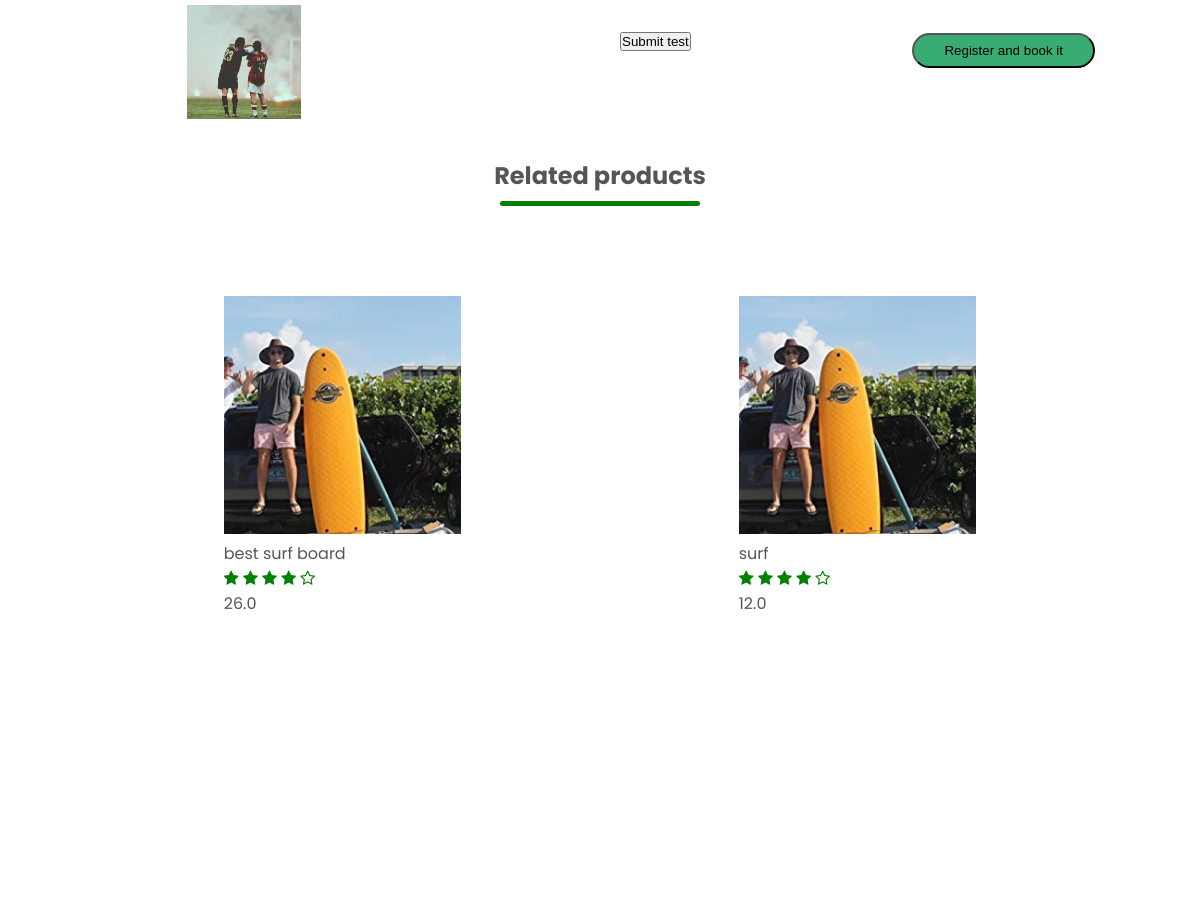
Before: /item/1/ (middle part) with the older database file.
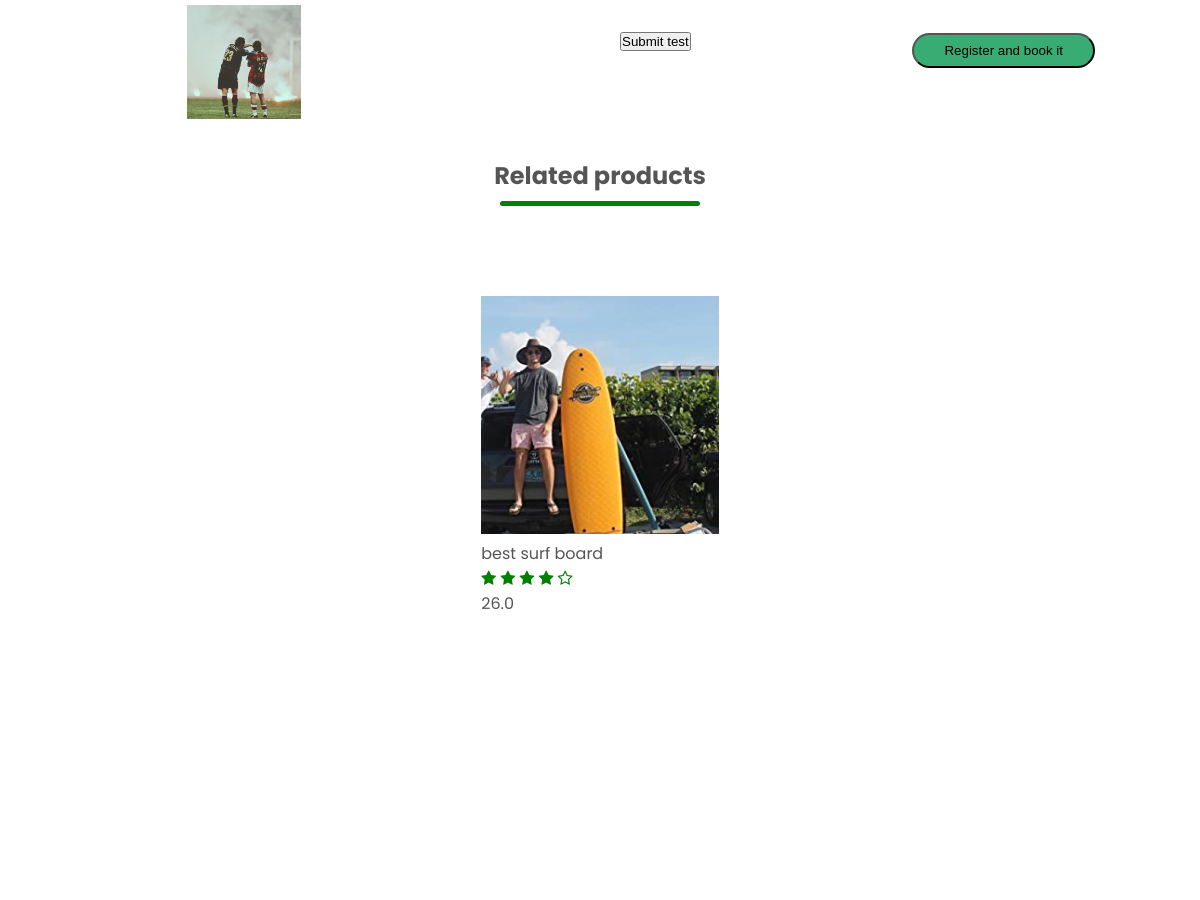
After: the same page with the newer database file.
### ecommerce/models.py (models this page shows, shortened)
class Product(models.Model):
    CATEGORY = (
                ('Sport-Outdoor', 'Sport & Outdoor'),
                ('Drones-cameras', 'Drones & cameras'),
                ('Electronics', 'Electronics'),
                ('Home-appliances', 'Home appliances'),
                ('Musical-equipments', 'Musical equipments'),
                ('Accessories','Accessories'),
                )
    customer = models.ForeignKey(Customer, null=True, on_delete=models.SET_NULL)
    name = models.CharField(max_length=200, null=True)
    price = models.FloatField(null=True)
    category = models.CharField(max_length=200, null=True,choices=CATEGORY)
    description = models.CharField(max_length=200, null=True, blank=True)
    date_created= models.DateTimeField(auto_now_add=True, null=True)
    available_from = models.DateTimeField(null=True)
    available_to = models.DateTimeField(null=True)
    item_pic = models.ImageField( null=True)
    item_pic_2 = models.ImageField(null=True, blank=True)
    item_pic_3 = models.ImageField(null=True, blank=True)
    item_pic_4 = models.ImageField(null=True, blank=True)

### ecommerce/views.py (the view, shortened to what this page needs)
# urls.py: path('item/<str:pk>/', views.indexitem, name='indexitem'),
def indexitem(request,pk):
    products = Product.objects.all()
    product = Product.objects.get(id=pk)
    orders = Order_list.objects.all()
    booking_list = Order_list.objects.filter(product=product)
    if request.user.is_authenticated:
        customer = request.user.customer
        form = OrderForm(initial={'product': product,'customer':customer})
    else:
        form = OrderForm(initial={'product': product})
    context = {'product': product, 'products':products,'orders':orders,'form':form}
    return render(request,'product.html',context)

### templates/product.html (shortened to what this page needs)
<!DOCTYPE html>
<html lang="en">
{% load static %}
<head>
    <link rel="stylesheet" href="{% static 'style.css' %}">
     <link rel="stylesheet" type="text/css" href="{% static 'css/style-updated.css' %}" />
   <link rel="stylesheet" href="https://cdnjs.cloudflare.com/ajax/libs/font-awesome/4.7.0/css/font-awesome.min.css">
</head>
<body>
    <div class="small-container single-product">
        <div class="row">
            <div class="col-2">
                <div class="small-img-row">
                    <div class="small-img-col">
                         <img class="smallimg" src="{{product.item_pic.url}}" width="100%" alt="">
                    </div>
                    {%if product.item_pic_2 %}
                    <div class="small-img-col">
                    </div>
                     {%endif%}
                </div>
            </div>
            <div class="col-2">
                <form method="post" enctype="multipart/form-data">
                            {% load crispy_forms_tags %}
                            <hr><br>
                            <hr><br>
                            <br>
                            <br> {{ form.product|as_crispy_field }}
                            <div class="d-flex justify-content-around">
                                <div>
                                    {% if user.is_authenticated %}
                                        <button id="booknow" class="btn btn-info flex-shrink-0" type="button" style=" margin:10px ; float:right;">
                                            <i class="bi-cart-fill me-1"></i>
                                            <a href="#" style="text-decoration: none; color: black;" >Calculate Cost</a><br>
                                        </button>
                                    {% else %}
                                        <button  class="btn btn-info flex-shrink-0" type="button" style="float:right;">
                                            <a href="{% url 'register' %}" style="text-decoration: none; color: black;" >Register and book it</a>
                                        </button>
                                    {% endif %}
                                </div>
                            </div>
                            <button type="submit">Submit test</button>
                </form>
            </div>
        </div>
    </div>
    <div class="small-container">
        <h2 class="title ">Related products</h2>
        <div class="row">
             {% for i in products %}
                 {% if i.category == product.category and i.id != product.id%}
                    <div class="col-4">
                        <a href="{% url 'indexitem' i.id %}">
                            <img src="{{i.item_pic.url}}" alt="">
                            <h4>{{i.name}}</h4>
                            <div class="rating">
                                <i class="fa fa-star" ></i>
                                <i class="fa fa-star" ></i>
                                <i class="fa fa-star" ></i>
                                <i class="fa fa-star" ></i>
                                <i class="fa fa-star-o" ></i>
                            </div>
                            <p>{{i.price}}</p>
                        </a>
                    </div>
               {% endif %}
           {% endfor %}
        </div>
    </div>
    <div class="card card-body" style="overflow-y:auto;  overflow: ">
           <div id="map" style="height:400px; width:%100"></div>
    </div>
</body>
</html>

### static/style.css (style rules this page uses)
#map { height:500px; width: 100%; }

### static/css/style-updated.css (style rules this page uses)
* { margin:0; padding:0; box-sizing:border-box; }
body { font-family: 'Poppins', sans-serif; }
a { text-decoration:none; color:#555; }
p { color:#555; }
.row { display:flex; align-items:center; flex-wrap:wrap; justify-content:space-around; }
.col-2 { flex-basis:50%; min-width:300px; }
.col-2 img { max-width:100%; padding:50px 0; }
.btn { display:inline-block; background:#39ac73; color:#fff; padding:8px 30px; margin: 5px 0; border-radius:30px; transition: background 0.5s; }
.small-container { max-width :1080px; margin:auto; padding-left:25px; padding-right:25px; }
.col-4 { flex-basis:25%; padding:10px; min-width:200px; margin-bottom:50px; transition :transform 0.5s; }
.col-4 img { width:100%; }
.title { text-align:center; margin:0 auto 80px; position:relative; line-height:60px; color:#555; }
.title::after { content:''; background: green; width:200px; height:5px; border-radius:5px; position:absolute; bottom: 0; left:50%; transform:translateX(-50%); }
h4 { color:#555; font-weight:normal; }
.col-4 p { font-size:16px; }
.rating .fa { color:green; }
.single-product { margin-top:80px; }
.single-product .col-2 img { padding :0; }
.single-product .col-2 { padding:20px; }
.small-img-row { display:flex; justify-content:space-evenly; }
.small-img-col { flex-basis :24%; cursor:pointer; }

Changed rows visible on the page:
no longer on this page (row edited): Product: item_pic (picture), name "surf", price "12.0"
